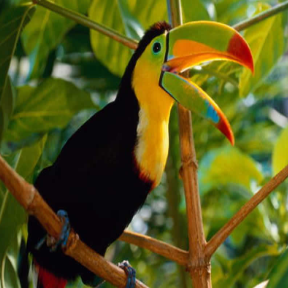
#> input picture prog/simple-tests/data/bird.png, 288 x 288 px
$ python ex4_hint1.py
#> lines starting #> are read from the running program, lines starting #| are printed output that depends on the picture; after the words box and inside, x2 and y2 are one past the last pixel; in counts of white or black regions, pixels touching at a corner belong together
import os
from PIL import Image
import numpy as np
import matplotlib.pyplot as plt

path_to_image = './data/bird.png'

img_pil = Image.open(path_to_image)
#> img_pil is the input picture: PIL image 288x288 RGB; mean R, G, B 88, 88.5, 27
img_np = np.asarray(img_pil, dtype=np.float64)

# [19 lines of commented-out code are left out]

def modify_image(img_np):
    o = img_np.copy()
    o[0:10,:] = 0
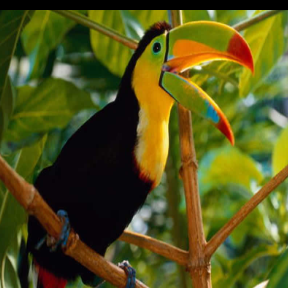
#> o: shape (288, 288, 3) float64; mean R, G, B 84.4, 84.3, 25.9
    # known = np.ones((img_np.shape[0], img_np.shape[1], img_np.shape[2]))
    known = np.ones_like(o)
    known[0:10,:] = 0
    return o, known

img_np2, known = modify_image(img_np)
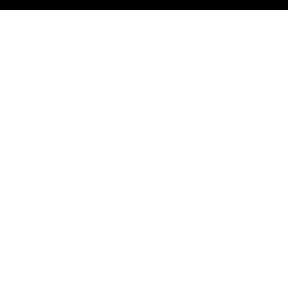
#> known: shape (288, 288, 3) float64; values 0 (black) and 1 (white), 96.5% white; 1 black region, box (x1, y1, x2, y2) and area: (0, 0, 288, 10) 2880

plt.figure()
plt.imshow(img_np/255.0)
plt.figure()
plt.imshow(img_np2/255.0)
plt.figure()
plt.imshow(known)
plt.show()

$ run again, with prog/simple-tests/data/baby2.png copied over prog/simple-tests/data/bird.png
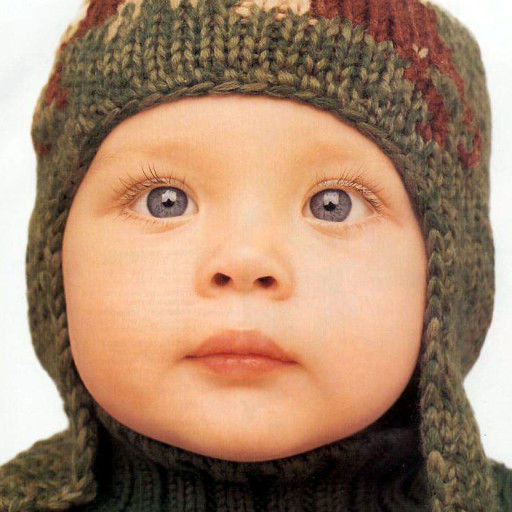
#> input picture prog/simple-tests/data/baby2.png, 512 x 512 px
#> img_pil is the input picture: PIL image 512x512 RGB; mean R, G, B 166.9, 134.2, 109.5
#> in modify_image, `o[0:10,:] = 0`:
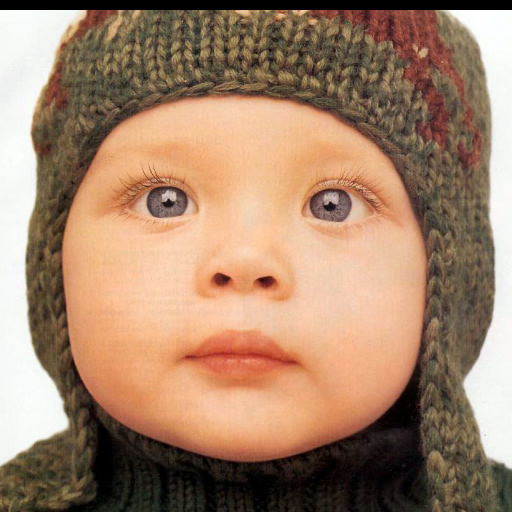
#> o: shape (512, 512, 3) float64; mean R, G, B 163.3, 131.3, 106.9
#> `img_np2, known = modify_image(img_np)`:
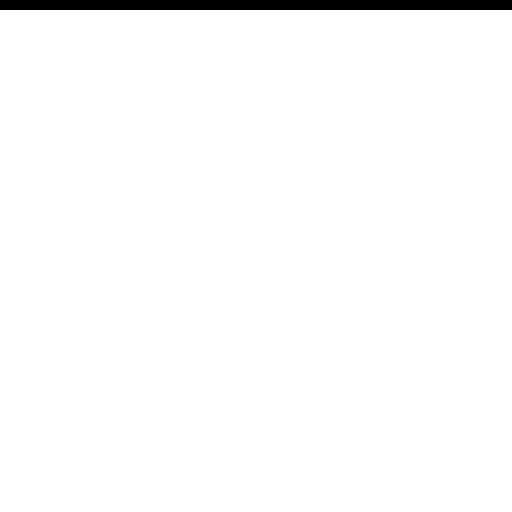
#> known: shape (512, 512, 3) float64; values 0 (black) and 1 (white), 98% white; 1 black region, box (x1, y1, x2, y2) and area: (0, 0, 512, 10) 5120
